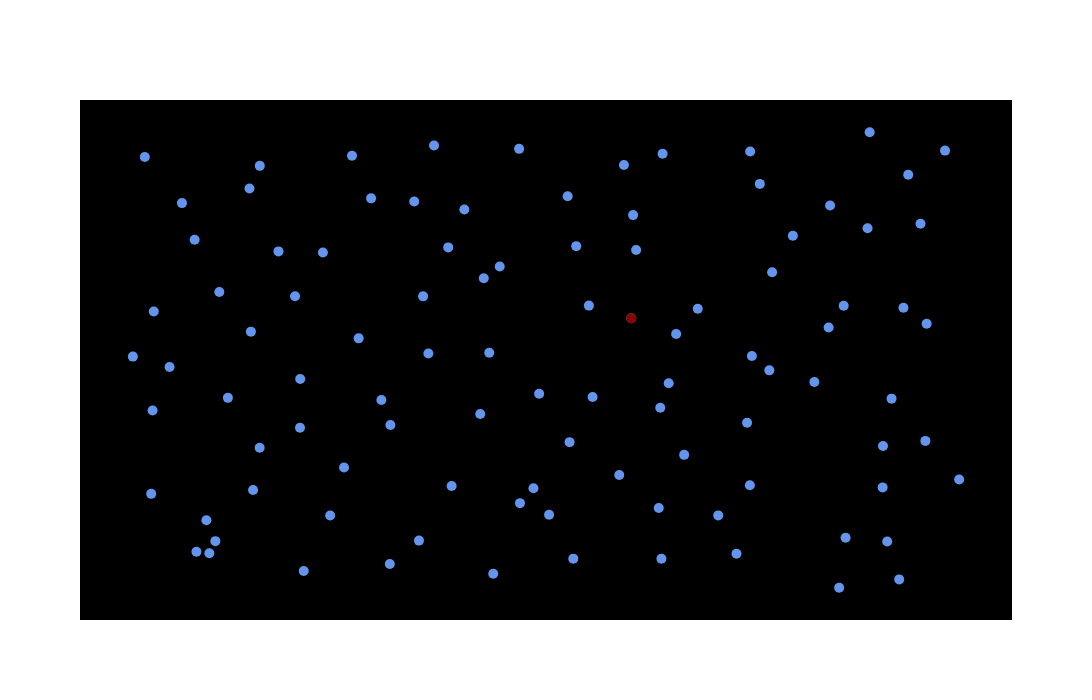

The cell this chart's notebook holds for it:
### Code cell
fig = go.Figure()
fig.add_trace(go.Scatter(x=x_vals, y=y_vals, mode='markers', marker_color='cornflowerblue',hoverinfo='none', marker_size=10))
fig.add_trace(go.Scatter(x=[6.999330491229428], y=[6.8872566886500435], mode='markers', marker_color='darkred',hoverinfo='none', marker_size=10))
fig.update_traces(marker_line_width=0)
fig.update_layout(plot_bgcolor='black', width=1200, height=700, showlegend=False, hovermode=False)
fig.update_xaxes(showticklabels=False, ticks='', showgrid=False)
fig.update_yaxes(showticklabels=False, ticks='', showgrid=False)
fig.show()

### Figure 1 — Plotly figure (JSON) as saved in the notebook; plotly's stock layout.template omitted (floating-point values rounded to 4 significant figures)
{"data": [{"hoverinfo": "none", "marker": {"color": "cornflowerblue", "line": {"width": 0}, "size": 10}, "mode": "markers", "type": "scatter", "x": [1.88, 2.032, 3.143, 4.157, 5.374, 6.317, 7.355, 8.238, 9.447, 10.15, 1.997, 2.102, 3.454, 4.5, 5.689, 6.032, 7.323, 8.023, 9.523, 10.01, 1.347, 2.547, 3.617, 4.885, 5.848, 6.858, 7.622, 8.396, 9.959, 10.86, 1.363, 2.624, 3.099, 4.163, 5.221, 6.273, 7.341, 8.363, 9.963, 10.46, 1.564, 2.25, 3.102, 4.057, 5.915, 6.544, 7.44, 8.625, 9.155, 10.06, 1.131, 2.521, 3.79, 4.611, 5.327, 6.999, 7.528, 8.42, 9.323, 10.48, 1.378, 2.149, 3.041, 4.548, 5.263, 6.5, 7.782, 8.658, 9.5, 10.2, 1.859, 2.846, 3.369, 4.844, 5.45, 6.351, 7.057, 8.902, 9.781, 10.4, 1.71, 2.505, 3.936, 4.444, 5.034, 6.251, 7.021, 8.513, 9.34, 10.26, 1.272, 2.626, 3.711, 4.677, 5.679, 6.913, 7.368, 8.399, 9.806, 10.69], "y": [1.837, 1.805, 1.42, 1.575, 1.363, 1.689, 1.685, 1.794, 1.06, 1.24, 2.518, 2.067, 2.622, 2.079, 2.889, 2.638, 2.782, 2.624, 2.14, 2.059, 3.09, 3.172, 3.659, 3.258, 3.212, 3.498, 3.933, 3.275, 3.229, 3.401, 4.893, 4.088, 4.521, 4.577, 4.815, 4.208, 4.953, 4.627, 4.123, 4.234, 5.831, 5.165, 5.572, 5.12, 5.256, 5.184, 5.48, 5.76, 5.508, 5.149, 6.057, 6.597, 6.452, 6.125, 6.14, 6.887, 6.546, 6.071, 6.687, 6.767, 7.031, 7.455, 7.362, 7.36, 7.752, 7.16, 7.093, 7.882, 7.157, 7.113, 8.584, 8.333, 8.309, 8.419, 8.004, 8.446, 8.361, 8.67, 8.834, 8.93, 9.376, 9.69, 9.479, 9.411, 9.237, 9.524, 9.116, 9.792, 9.324, 9.991, 10.37, 10.18, 10.4, 10.62, 10.55, 10.2, 10.44, 10.49, 10.91, 10.51]}, {"hoverinfo": "none", "marker": {"color": "darkred", "line": {"width": 0}, "size": 10}, "mode": "markers", "type": "scatter", "x": [6.999], "y": [6.887]}], "layout": {"height": 700, "hovermode": false, "plot_bgcolor": "black", "showlegend": false, "width": 1200, "xaxis": {"autorange": true, "range": [0.5177, 11.47], "showgrid": false, "showticklabels": false, "ticks": "", "type": "linear"}, "yaxis": {"autorange": true, "range": [0.3623, 11.61], "showgrid": false, "showticklabels": false, "ticks": "", "type": "linear"}}}
